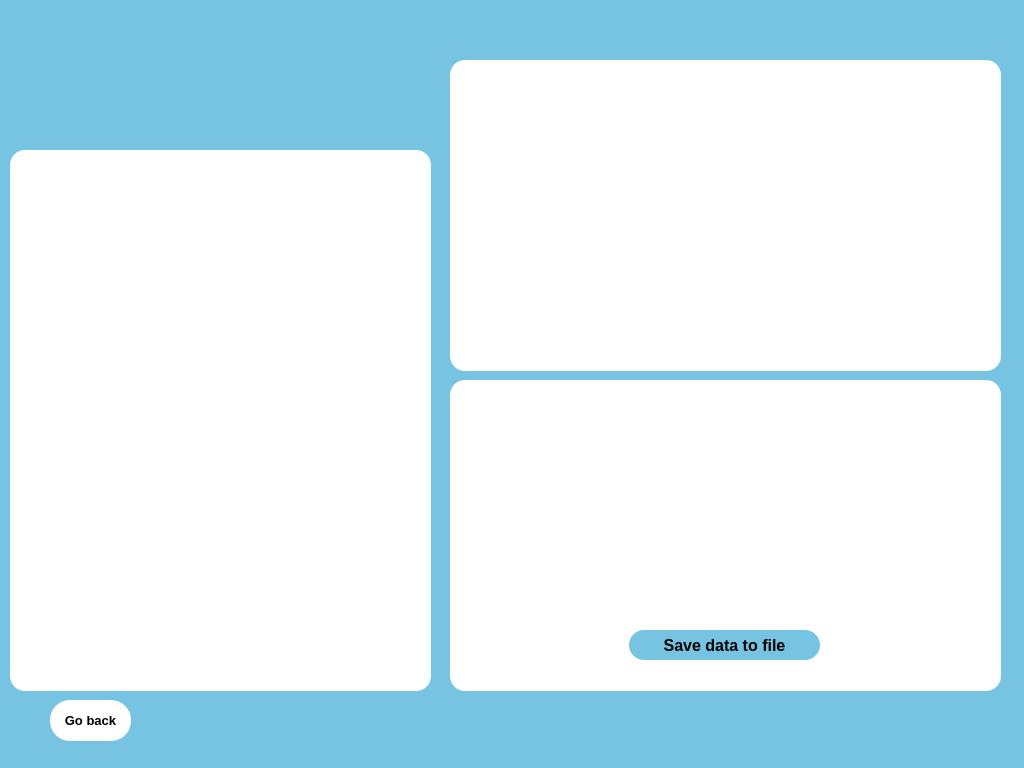
<?xml version="1.0" encoding="UTF-8"?>
<ui version="4.0">
 <class>MainWindow</class>
 <widget class="QMainWindow" name="MainWindow">
  <property name="geometry">
   <rect>
    <x>0</x>
    <y>0</y>
    <width>1024</width>
    <height>768</height>
   </rect>
  </property>
  <property name="windowTitle">
   <string>MainWindow</string>
  </property>
  <property name="styleSheet">
   <string notr="true">background-color:rgb(119, 196, 226)</string>
  </property>
  <widget class="QWidget" name="centralwidget">
   <widget class="QFrame" name="frame">
    <property name="geometry">
     <rect>
      <x>450</x>
      <y>380</y>
      <width>551</width>
      <height>311</height>
     </rect>
    </property>
    <property name="palette">
     <palette>
      <active>
       <colorrole role="WindowText">
        <brush brushstyle="SolidPattern">
         <color alpha="255">
          <red>24</red>
          <green>36</green>
          <blue>56</blue>
         </color>
        </brush>
       </colorrole>
       <colorrole role="Button">
        <brush brushstyle="SolidPattern">
         <color alpha="255">
          <red>255</red>
          <green>255</green>
          <blue>255</blue>
         </color>
        </brush>
       </colorrole>
       <colorrole role="Base">
        <brush brushstyle="SolidPattern">
         <color alpha="255">
          <red>255</red>
          <green>255</green>
          <blue>255</blue>
         </color>
        </brush>
       </colorrole>
       <colorrole role="Window">
        <brush brushstyle="SolidPattern">
         <color alpha="255">
          <red>255</red>
          <green>255</green>
          <blue>255</blue>
         </color>
        </brush>
       </colorrole>
      </active>
      <inactive>
       <colorrole role="WindowText">
        <brush brushstyle="SolidPattern">
         <color alpha="255">
          <red>24</red>
          <green>36</green>
          <blue>56</blue>
         </color>
        </brush>
       </colorrole>
       <colorrole role="Button">
        <brush brushstyle="SolidPattern">
         <color alpha="255">
          <red>255</red>
          <green>255</green>
          <blue>255</blue>
         </color>
        </brush>
       </colorrole>
       <colorrole role="Base">
        <brush brushstyle="SolidPattern">
         <color alpha="255">
          <red>255</red>
          <green>255</green>
          <blue>255</blue>
         </color>
        </brush>
       </colorrole>
       <colorrole role="Window">
        <brush brushstyle="SolidPattern">
         <color alpha="255">
          <red>255</red>
          <green>255</green>
          <blue>255</blue>
         </color>
        </brush>
       </colorrole>
      </inactive>
      <disabled>
       <colorrole role="WindowText">
        <brush brushstyle="SolidPattern">
         <color alpha="255">
          <red>120</red>
          <green>120</green>
          <blue>120</blue>
         </color>
        </brush>
       </colorrole>
       <colorrole role="Button">
        <brush brushstyle="SolidPattern">
         <color alpha="255">
          <red>255</red>
          <green>255</green>
          <blue>255</blue>
         </color>
        </brush>
       </colorrole>
       <colorrole role="Base">
        <brush brushstyle="SolidPattern">
         <color alpha="255">
          <red>255</red>
          <green>255</green>
          <blue>255</blue>
         </color>
        </brush>
       </colorrole>
       <colorrole role="Window">
        <brush brushstyle="SolidPattern">
         <color alpha="255">
          <red>255</red>
          <green>255</green>
          <blue>255</blue>
         </color>
        </brush>
       </colorrole>
      </disabled>
     </palette>
    </property>
    <property name="autoFillBackground">
     <bool>false</bool>
    </property>
    <property name="styleSheet">
     <string notr="true">border-radius: 15px;
background-color: rgb(255, 255, 255);</string>
    </property>
    <property name="frameShape">
     <enum>QFrame::StyledPanel</enum>
    </property>
    <property name="frameShadow">
     <enum>QFrame::Raised</enum>
    </property>
    <widget class="QPushButton" name="button_SafeToFile">
     <property name="geometry">
      <rect>
       <x>179</x>
       <y>250</y>
       <width>191</width>
       <height>30</height>
      </rect>
     </property>
     <property name="font">
      <font>
       <family>Leelawadee UI</family>
       <pointsize>12</pointsize>
       <weight>75</weight>
       <bold>true</bold>
      </font>
     </property>
     <property name="styleSheet">
      <string notr="true">background-color: rgb(118, 196, 225);
border-radius: 15px;</string>
     </property>
     <property name="text">
      <string>Save data to file</string>
     </property>
    </widget>
   </widget>
   <widget class="QLabel" name="label_logo">
    <property name="geometry">
     <rect>
      <x>0</x>
      <y>0</y>
      <width>251</width>
      <height>141</height>
     </rect>
    </property>
    <property name="text">
     <string/>
    </property>
    <property name="pixmap">
     <pixmap>LOGO.jpg</pixmap>
    </property>
    <property name="scaledContents">
     <bool>true</bool>
    </property>
   </widget>
   <widget class="QPushButton" name="button_GoBack">
    <property name="geometry">
     <rect>
      <x>50</x>
      <y>700</y>
      <width>81</width>
      <height>41</height>
     </rect>
    </property>
    <property name="font">
     <font>
      <family>Leelawadee UI</family>
      <pointsize>10</pointsize>
      <weight>75</weight>
      <bold>true</bold>
     </font>
    </property>
    <property name="styleSheet">
     <string notr="true">border-radius :20px;
background-color: rgb(255, 255, 255);
</string>
    </property>
    <property name="text">
     <string>Go back</string>
    </property>
   </widget>
   <widget class="QFrame" name="frame_2">
    <property name="geometry">
     <rect>
      <x>10</x>
      <y>150</y>
      <width>421</width>
      <height>541</height>
     </rect>
    </property>
    <property name="palette">
     <palette>
      <active>
       <colorrole role="WindowText">
        <brush brushstyle="SolidPattern">
         <color alpha="255">
          <red>24</red>
          <green>36</green>
          <blue>56</blue>
         </color>
        </brush>
       </colorrole>
       <colorrole role="Button">
        <brush brushstyle="SolidPattern">
         <color alpha="255">
          <red>255</red>
          <green>255</green>
          <blue>255</blue>
         </color>
        </brush>
       </colorrole>
       <colorrole role="Base">
        <brush brushstyle="SolidPattern">
         <color alpha="255">
          <red>255</red>
          <green>255</green>
          <blue>255</blue>
         </color>
        </brush>
       </colorrole>
       <colorrole role="Window">
        <brush brushstyle="SolidPattern">
         <color alpha="255">
          <red>255</red>
          <green>255</green>
          <blue>255</blue>
         </color>
        </brush>
       </colorrole>
      </active>
      <inactive>
       <colorrole role="WindowText">
        <brush brushstyle="SolidPattern">
         <color alpha="255">
          <red>24</red>
          <green>36</green>
          <blue>56</blue>
         </color>
        </brush>
       </colorrole>
       <colorrole role="Button">
        <brush brushstyle="SolidPattern">
         <color alpha="255">
          <red>255</red>
          <green>255</green>
          <blue>255</blue>
         </color>
        </brush>
       </colorrole>
       <colorrole role="Base">
        <brush brushstyle="SolidPattern">
         <color alpha="255">
          <red>255</red>
          <green>255</green>
          <blue>255</blue>
         </color>
        </brush>
       </colorrole>
       <colorrole role="Window">
        <brush brushstyle="SolidPattern">
         <color alpha="255">
          <red>255</red>
          <green>255</green>
          <blue>255</blue>
         </color>
        </brush>
       </colorrole>
      </inactive>
      <disabled>
       <colorrole role="WindowText">
        <brush brushstyle="SolidPattern">
         <color alpha="255">
          <red>120</red>
          <green>120</green>
          <blue>120</blue>
         </color>
        </brush>
       </colorrole>
       <colorrole role="Button">
        <brush brushstyle="SolidPattern">
         <color alpha="255">
          <red>255</red>
          <green>255</green>
          <blue>255</blue>
         </color>
        </brush>
       </colorrole>
       <colorrole role="Base">
        <brush brushstyle="SolidPattern">
         <color alpha="255">
          <red>255</red>
          <green>255</green>
          <blue>255</blue>
         </color>
        </brush>
       </colorrole>
       <colorrole role="Window">
        <brush brushstyle="SolidPattern">
         <color alpha="255">
          <red>255</red>
          <green>255</green>
          <blue>255</blue>
         </color>
        </brush>
       </colorrole>
      </disabled>
     </palette>
    </property>
    <property name="autoFillBackground">
     <bool>false</bool>
    </property>
    <property name="styleSheet">
     <string notr="true">border-radius: 15px;
background-color: rgb(255, 255, 255);</string>
    </property>
    <property name="frameShape">
     <enum>QFrame::StyledPanel</enum>
    </property>
    <property name="frameShadow">
     <enum>QFrame::Raised</enum>
    </property>
   </widget>
   <widget class="QFrame" name="frame_3">
    <property name="geometry">
     <rect>
      <x>450</x>
      <y>60</y>
      <width>551</width>
      <height>311</height>
     </rect>
    </property>
    <property name="palette">
     <palette>
      <active>
       <colorrole role="WindowText">
        <brush brushstyle="SolidPattern">
         <color alpha="255">
          <red>24</red>
          <green>36</green>
          <blue>56</blue>
         </color>
        </brush>
       </colorrole>
       <colorrole role="Button">
        <brush brushstyle="SolidPattern">
         <color alpha="255">
          <red>255</red>
          <green>255</green>
          <blue>255</blue>
         </color>
        </brush>
       </colorrole>
       <colorrole role="Base">
        <brush brushstyle="SolidPattern">
         <color alpha="255">
          <red>255</red>
          <green>255</green>
          <blue>255</blue>
         </color>
        </brush>
       </colorrole>
       <colorrole role="Window">
        <brush brushstyle="SolidPattern">
         <color alpha="255">
          <red>255</red>
          <green>255</green>
          <blue>255</blue>
         </color>
        </brush>
       </colorrole>
      </active>
      <inactive>
       <colorrole role="WindowText">
        <brush brushstyle="SolidPattern">
         <color alpha="255">
          <red>24</red>
          <green>36</green>
          <blue>56</blue>
         </color>
        </brush>
       </colorrole>
       <colorrole role="Button">
        <brush brushstyle="SolidPattern">
         <color alpha="255">
          <red>255</red>
          <green>255</green>
          <blue>255</blue>
         </color>
        </brush>
       </colorrole>
       <colorrole role="Base">
        <brush brushstyle="SolidPattern">
         <color alpha="255">
          <red>255</red>
          <green>255</green>
          <blue>255</blue>
         </color>
        </brush>
       </colorrole>
       <colorrole role="Window">
        <brush brushstyle="SolidPattern">
         <color alpha="255">
          <red>255</red>
          <green>255</green>
          <blue>255</blue>
         </color>
        </brush>
       </colorrole>
      </inactive>
      <disabled>
       <colorrole role="WindowText">
        <brush brushstyle="SolidPattern">
         <color alpha="255">
          <red>120</red>
          <green>120</green>
          <blue>120</blue>
         </color>
        </brush>
       </colorrole>
       <colorrole role="Button">
        <brush brushstyle="SolidPattern">
         <color alpha="255">
          <red>255</red>
          <green>255</green>
          <blue>255</blue>
         </color>
        </brush>
       </colorrole>
       <colorrole role="Base">
        <brush brushstyle="SolidPattern">
         <color alpha="255">
          <red>255</red>
          <green>255</green>
          <blue>255</blue>
         </color>
        </brush>
       </colorrole>
       <colorrole role="Window">
        <brush brushstyle="SolidPattern">
         <color alpha="255">
          <red>255</red>
          <green>255</green>
          <blue>255</blue>
         </color>
        </brush>
       </colorrole>
      </disabled>
     </palette>
    </property>
    <property name="autoFillBackground">
     <bool>false</bool>
    </property>
    <property name="styleSheet">
     <string notr="true">border-radius: 15px;
background-color: rgb(255, 255, 255);</string>
    </property>
    <property name="frameShape">
     <enum>QFrame::StyledPanel</enum>
    </property>
    <property name="frameShadow">
     <enum>QFrame::Raised</enum>
    </property>
   </widget>
   <zorder>frame_2</zorder>
   <zorder>label_logo</zorder>
   <zorder>frame</zorder>
   <zorder>button_GoBack</zorder>
   <zorder>frame_3</zorder>
  </widget>
  <widget class="QStatusBar" name="statusbar"/>
 </widget>
 <resources/>
 <connections/>
</ui>
